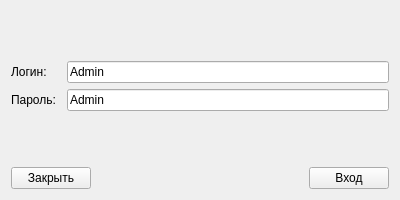
<?xml version="1.0" encoding="UTF-8"?>
<ui version="4.0">
 <class>Authorization</class>
 <widget class="QWidget" name="Authorization">
  <property name="geometry">
   <rect>
    <x>0</x>
    <y>0</y>
    <width>400</width>
    <height>200</height>
   </rect>
  </property>
  <property name="minimumSize">
   <size>
    <width>400</width>
    <height>200</height>
   </size>
  </property>
  <property name="maximumSize">
   <size>
    <width>400</width>
    <height>200</height>
   </size>
  </property>
  <property name="windowTitle">
   <string>Авторизация</string>
  </property>
  <layout class="QVBoxLayout" name="verticalLayout_2">
   <item>
    <spacer name="verticalSpacer">
     <property name="orientation">
      <enum>Qt::Vertical</enum>
     </property>
     <property name="sizeHint" stdset="0">
      <size>
       <width>20</width>
       <height>236</height>
      </size>
     </property>
    </spacer>
   </item>
   <item>
    <layout class="QVBoxLayout" name="verticalLayout">
     <item>
      <layout class="QHBoxLayout" name="horizontalLayout">
       <item>
        <widget class="QLabel" name="label">
         <property name="minimumSize">
          <size>
           <width>50</width>
           <height>0</height>
          </size>
         </property>
         <property name="baseSize">
          <size>
           <width>0</width>
           <height>0</height>
          </size>
         </property>
         <property name="text">
          <string>Логин:</string>
         </property>
        </widget>
       </item>
       <item>
        <widget class="QLineEdit" name="loginLineEdit">
         <property name="text">
          <string>Admin</string>
         </property>
        </widget>
       </item>
      </layout>
     </item>
     <item>
      <layout class="QHBoxLayout" name="horizontalLayout_4">
       <item>
        <widget class="QLabel" name="label_2">
         <property name="minimumSize">
          <size>
           <width>50</width>
           <height>0</height>
          </size>
         </property>
         <property name="text">
          <string>Пароль: </string>
         </property>
        </widget>
       </item>
       <item>
        <widget class="QLineEdit" name="passwordLineEdit">
         <property name="text">
          <string>Admin</string>
         </property>
        </widget>
       </item>
      </layout>
     </item>
    </layout>
   </item>
   <item>
    <spacer name="verticalSpacer_2">
     <property name="orientation">
      <enum>Qt::Vertical</enum>
     </property>
     <property name="sizeHint" stdset="0">
      <size>
       <width>20</width>
       <height>236</height>
      </size>
     </property>
    </spacer>
   </item>
   <item>
    <layout class="QHBoxLayout" name="horizontalLayout_5">
     <item>
      <widget class="QPushButton" name="exitButton">
       <property name="text">
        <string>Закрыть</string>
       </property>
      </widget>
     </item>
     <item>
      <spacer name="horizontalSpacer">
       <property name="orientation">
        <enum>Qt::Horizontal</enum>
       </property>
       <property name="sizeHint" stdset="0">
        <size>
         <width>40</width>
         <height>20</height>
        </size>
       </property>
      </spacer>
     </item>
     <item>
      <widget class="QPushButton" name="enterButton">
       <property name="text">
        <string>Вход</string>
       </property>
      </widget>
     </item>
    </layout>
   </item>
  </layout>
 </widget>
 <resources/>
 <connections/>
</ui>
